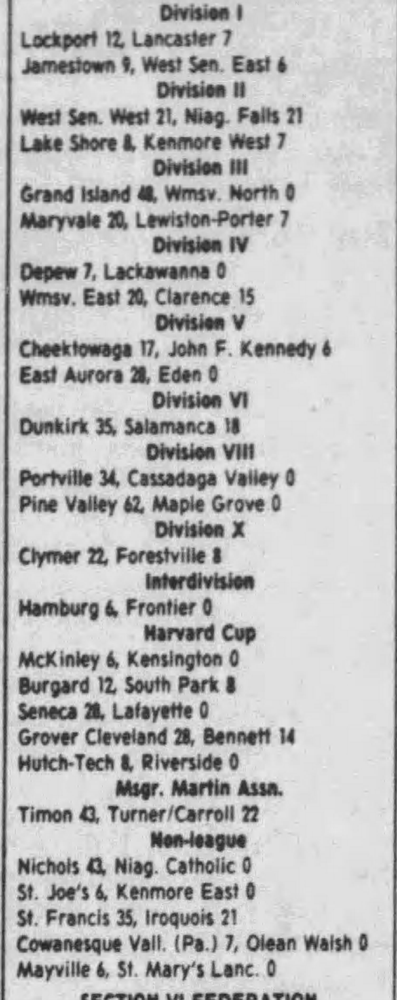
#> input picture python_scripts/Newspapers/debug_images/1_original.png, 397 x 1000 px, shrunk from 1671 x 4209 before the run
$ python -i process_newspaper.py   (imports and definitions only)
#> lines starting #> are read from the running program, lines starting #| are printed output that depends on the picture; after the words box and inside, x2 and y2 are one past the last pixel; in counts of white or black regions, pixels touching at a corner belong together
import cv2
import numpy as np
import os
import subprocess
import pandas as pd
import re
from datetime import datetime, timedelta

def preprocess_image(input_path, output_path):
    """Preprocess the image to improve OCR quality"""
#> called with input_path = 'debug_images/1_original.png', output_path = 'out.png'
    # Load image
    img = cv2.imread(input_path)
#> img is the input picture: shape (1000, 397, 3); min 32, max 242, mean 188.7
    if img is None:
        print(f"Error: Could not load image {input_path}")
        return False

    # Convert to grayscale
    gray = cv2.cvtColor(img, cv2.COLOR_BGR2GRAY)

    # Apply thresholding to get black text on white background
    _, thresh = cv2.threshold(gray, 150, 255, cv2.THRESH_BINARY)
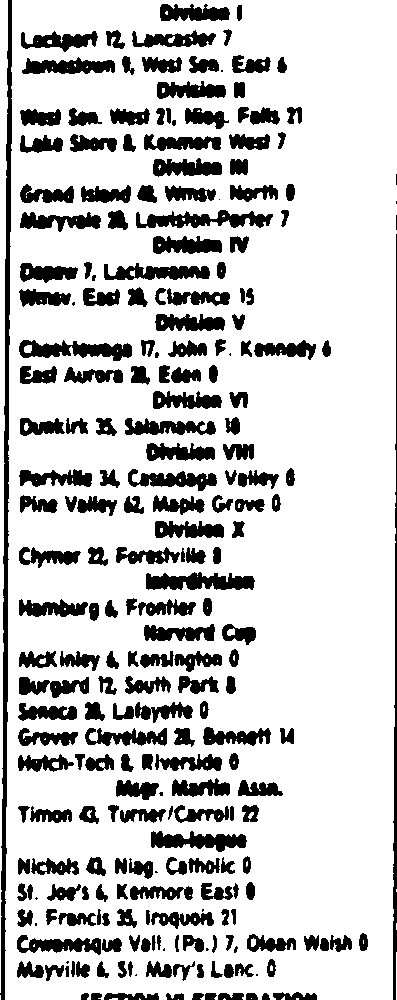
#> thresh: shape (1000, 397); 79.6% white; 243 black regions (18 under 20 px), largest, box (x1, y1, x2, y2) and area: (0, 0, 12, 1000) 4447, (393, 234, 397, 1000) 1609, (146, 572, 255, 590) 1385

    # Reduce noise
    denoised = cv2.fastNlMeansDenoising(thresh, None, 10, 7, 21)

    # Improve contrast
    alpha = 1.5  # Contrast control
    beta = 10    # Brightness control
    enhanced = cv2.convertScaleAbs(denoised, alpha=alpha, beta=beta)

    # Save the preprocessed image
    cv2.imwrite(output_path, enhanced)
    print(f"Preprocessed image saved to {output_path}")
    return True

# [278 lines left out: functions run_tesseract, extract_date_from_filename, parse_football_scores, process_newspaper_image, not called in this run]

# [9 lines not run here, left out]

>>> result = preprocess_image('debug_images/1_original.png', 'out.png')
